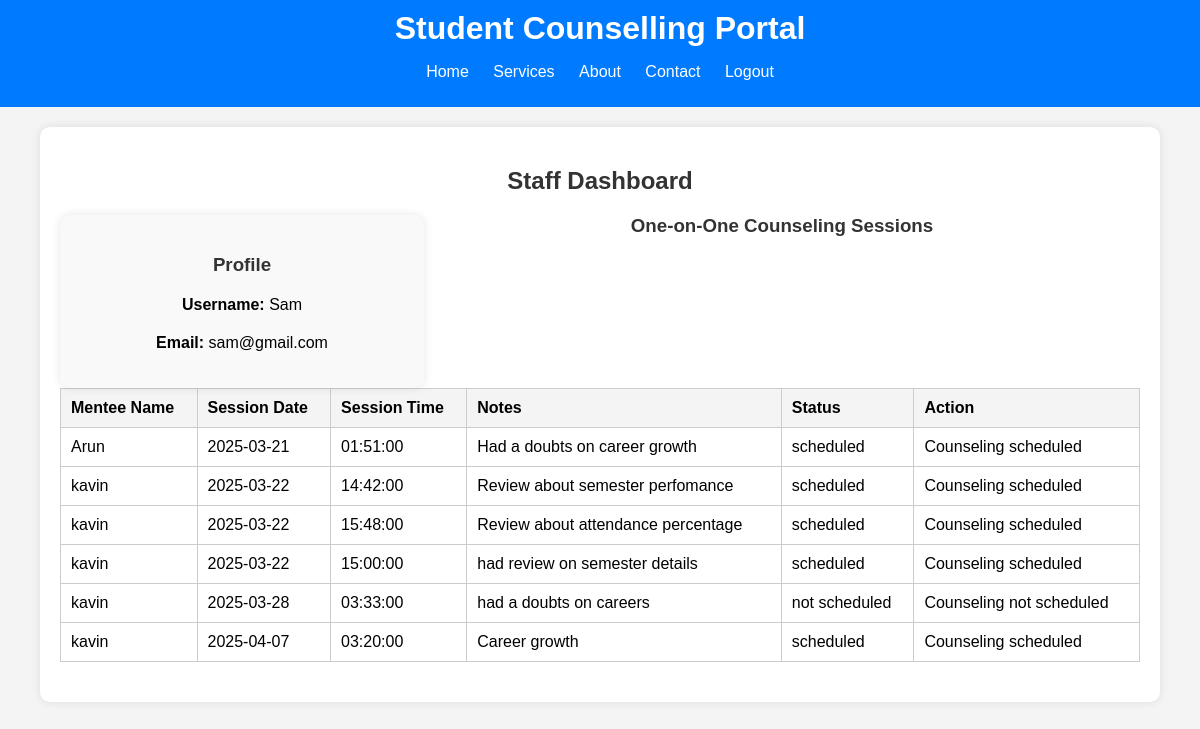
/permissionforcounseling.php (signed in), run on the app's committed database.
### tables this page shows
CREATE TABLE `users` (
  `id` int(11) NOT NULL,
  `username` varchar(50) NOT NULL,
  `email` varchar(100) NOT NULL,
  `password` varchar(255) NOT NULL,
  `user_type` enum('admin','staff','student') NOT NULL,
  `rollno` varchar(50) DEFAULT NULL,
  `programme_name` text NOT NULL DEFAULT 'BSc Computer Technology'
);

CREATE TABLE `counseling_sessions` (
  `id` int(11) NOT NULL,
  `mentor_id` int(11) NOT NULL,
  `mentee_id` int(11) NOT NULL,
  `session_date` date NOT NULL,
  `session_time` time NOT NULL,
  `notes` text DEFAULT NULL,
  `status` varchar(50) NOT NULL
);

### permissionforcounseling.php (the view, shortened to what this page needs)
<?php
include 'db_connection.php';
$staff_id = $_SESSION['staff_id'];
$sql = "SELECT username, email FROM users WHERE id = '$staff_id' AND user_type = 'staff'";
$result = mysqli_query($conn, $sql);
$staff = mysqli_fetch_assoc($result);
$counseling_sessions_sql = "SELECT cs.id, u.username as mentee_username, cs.session_date, cs.session_time, cs.notes, cs.status
                            FROM counseling_sessions cs
                            JOIN users u ON cs.mentee_id = u.id
                            WHERE cs.mentor_id = '$staff_id'";
$counseling_sessions_result = mysqli_query($conn, $counseling_sessions_sql);
$counseling_sessions = mysqli_fetch_all($counseling_sessions_result, MYSQLI_ASSOC);
?>
<!DOCTYPE html>
<html lang="en">
<head>
    <link rel="stylesheet" href="stf.css">
</head>
<body>
<header>
        <h1>Student Counselling Portal</h1>
        <nav>
            <ul>
                <li><a href="#home">Home</a></li>
                <li><a href="#services">Services</a></li>
                <li><a href="#about">About</a></li>
                <li><a href="#contact">Contact</a></li>
                <li><a href="logout.php">Logout</a></li>
            </ul>
        </nav>
    </header>
    <div class="dashboard-container">
        <h2>Staff Dashboard</h2>
        <div class="profile-container" style="text-align: left;">
            <h3>Profile</h3>
            <p><strong>Username:</strong> <?php echo $staff['username']; ?></p>
            <p><strong>Email:</strong> <?php echo $staff['email']; ?></p>
        </div>
        <div class="counseling-sessions">
            <h3>One-on-One Counseling Sessions</h3>
            <table>
                <thead>
                    <tr>
                        <th>Mentee Name</th>
                        <th>Session Date</th>
                        <th>Session Time</th>
                        <th>Notes</th>
                        <th>Status</th>
                        <th>Action</th>
                    </tr>
                </thead>
                <tbody>
                    <?php foreach ($counseling_sessions as $session) { ?>
                        <tr id="session-<?php echo $session['id']; ?>">
                            <td><?php echo $session['mentee_username']; ?></td>
                            <td><?php echo $session['session_date']; ?></td>
                            <td><?php echo $session['session_time']; ?></td>
                            <td><?php echo $session['notes']; ?></td>
                            <td class="status"><?php echo $session['status']; ?></td>
                            <td class="action-buttons">
                                <?php if ($session['status'] === 'pending') { ?>
                                    <button onclick="updateSessionStatus(<?php echo $session['id']; ?>, 'accept')">Accept</button>
                                    <button onclick="updateSessionStatus(<?php echo $session['id']; ?>, 'reject')">Reject</button>
                                <?php } else { ?>
                                    <span><?php echo $session['status'] === 'scheduled' ? 'Counseling scheduled' : 'Counseling not scheduled'; ?></span>
                                <?php } ?>
                            </td>
                        </tr>
                    <?php } ?>
                </tbody>
            </table>
        </div>
    </div>
</body>
</html>

### stf.css (style rules this page uses)
body { font-family: Arial, sans-serif; background-color: #f4f4f4; margin: 0; padding: 0; }
header { background: #007bff; color: #fff; padding: 10px 0; text-align: center; }
header h1 { margin: 0; }
header nav ul { list-style: none; padding: 0; }
header nav ul li { display: inline; margin: 0 10px; }
header nav ul li a { color: #fff; text-decoration: none; }
.login-container, .container, .dashboard-container { width: 90%; margin: auto; overflow: hidden; background: #fff; padding: 20px; box-shadow: 0 0 10px rgba(0, 0, 0, 0.1); margin-top: 20px; border-radius: 10px; }
h2, h3 { text-align: center; color: #333; margin-bottom: 20px; }
p { text-align: center; margin-top: 20px; }
table { width: 100%; border-collapse: collapse; margin-bottom: 20px; }
table, th, td { border: 1px solid #ccc; }
th, td { padding: 10px; text-align: left; }
th { background: #f4f4f4; }
.profile-container { width: 30%; float: left; background: #f9f9f9; padding: 20px; border-radius: 10px; box-shadow: 0 0 10px rgba(0, 0, 0, 0.1); }
.latest-leave-applications table, th, td { border: 1px solid #ccc; }
.latest-leave-applications th, td { padding: 10px; text-align: left; }
.students-tutorship table, th, td { border: 1px solid #ccc; }
.students-tutorship th, td { padding: 10px; text-align: left; }
.mentees-mentorship table, th, td { border: 1px solid #ccc; }
.mentees-mentorship th, td { padding: 10px; text-align: left; }

### data on the page
users: username "Sam", email "sam@gmail.com"
counseling_sessions: mentee.username "Arun", session_date "2025-03-21", session_time "01:51:00", notes "Had a doubts on career growth", status "scheduled", shows "Counseling scheduled"
counseling_sessions: mentee.username "kavin", session_date "2025-03-22", session_time "14:42:00", notes "Review about semester perfomance", status "scheduled", shows "Counseling scheduled"
counseling_sessions: mentee.username "kavin", session_date "2025-03-22", session_time "15:48:00", notes "Review about attendance percentage", status "scheduled", shows "Counseling scheduled"
counseling_sessions: mentee.username "kavin", session_date "2025-03-22", session_time "15:00:00", notes "had review on semester details", status "scheduled", shows "Counseling scheduled"
counseling_sessions: mentee.username "kavin", session_date "2025-03-28", session_time "03:33:00", notes "had a doubts on careers", status "not scheduled", shows "Counseling not scheduled"
counseling_sessions: mentee.username "kavin", session_date "2025-04-07", session_time "03:20:00", notes "Career growth", status "scheduled", shows "Counseling scheduled"
